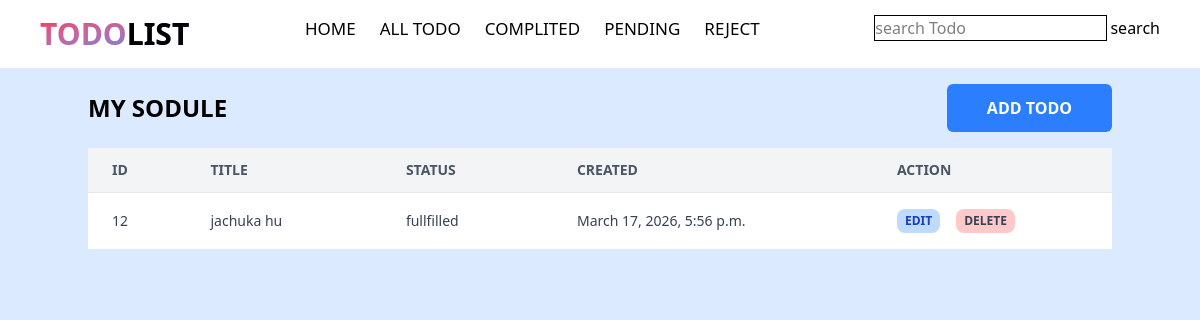
The app's page /completed/ with its own data.
### todo/models.py (models this page shows, shortened)
class Todo(models.Model):
    STATUS_FIELDS = [
        ('panding', 'PANDING'),
        ('fullfilled', 'FULLFILLED'),
        ('rejected', 'REJECTED')
    ]
    title = models.CharField(max_length=100)
    description = models.TextField(max_length=500)
    status = models.CharField(max_length=10, choices=STATUS_FIELDS, default='panding')
    created_at = models.DateTimeField(auto_now_add=True)
    updated_at = models.DateTimeField(auto_now=True)

### todo/views.py (the view)
# urls.py: path('completed/', views.completed, name = 'completed'),
def completed(request):
    todo_lists = Todo.objects.filter(status='fullfilled')
    print('hi', todo_list)
    return render(request, 'list.html', {'todo_lists': todo_lists})

### todo/templates/list.html (shortened to what this page needs)
{% extends 'layout.html' %}
{% block search %}{{search}}{% endblock %}
{% block content %}
<div class="max-h-[80vh] overflow-y-scroll w-full bg-blue-100">
    <div class="min-w-5xl max-w-3xl mx-auto flex items-center justify-between my-4">
        <h1 class="text-2xl font-bold uppercase">My Sodule</h1>
        <a href="{% url 'todo_add' %}" class="bg-blue-500 text-white font-semibold px-10 py-3 rounded-md active:scale-95 transition duration-300">ADD TODO</a>
    </div>
    <table class="min-w-5xl mx-auto divide-y divide-gray-200 bg-white">
        <thead class="bg-gray-100">
            <tr class="">
                <th class="px-6 py-3 text-left text-sm font-semibold text-gray-600">ID</th>
                <th class="px-10 py-3 text-left text-sm font-semibold text-gray-600">TITLE</th>
                <th class="px-10 py-3 text-left text-sm font-semibold text-gray-600">STATUS</th>
                <th class="px-10 py-3 text-left text-sm font-semibold text-gray-600">CREATED</th>
                <th class="px-10 py-3 text-left text-sm font-semibold text-gray-600">ACTION</th>
            </tr>
        </thead>
        {% for todo in todo_lists %}
        <tbody class="divide-y divide-gray-200">
            <tr class="hover:bg-gray-50 transition">
                <td class="px-6 py-4 text-sm text-gray-700">{{todo.id}}</td>
                <td class="px-10 py-4 text-sm text-gray-700">{{todo.title}}</td>
                <td class="px-10 py-4 text-sm text-gray-700">{{todo.status}}</td>
                <td class="px-10 py-4 text-sm text-gray-700">{{todo.created_at}}</td>
                <td class="px-10 py-4 text-sm text-gray-700 flex items-center gap-4">
                    <a href="{% url 'todo_edit' todo.id%}" class="text-blue-800 bg-blue-200 p-1 px-2 rounded-lg font-semibold text-xs">EDIT</a>
                    <a  href="#" class="text-ted-800 bg-red-200 p-1 px-2 rounded-lg font-semibold text-xs" onclick="deleteTodo(event, {{todo.id}})">DELETE</a>
                </td>
            </tr>
        </tbody>
        {% endfor %}
    </table>
</div>
{% endblock %}

### records on screen
Todo: id "12", title "jachuka hu", status "fullfilled", created_at "March 17, 2026, 5:56 p.m."
